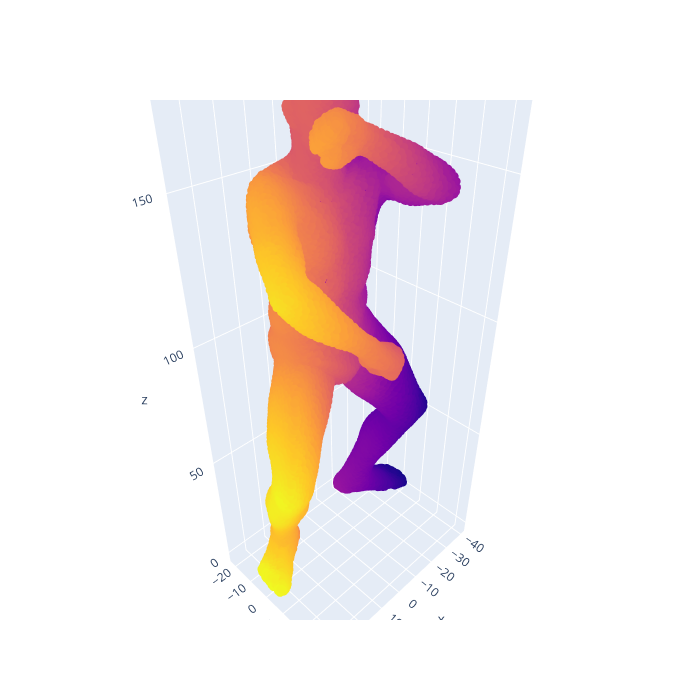

Source (notebook cell):
### Code cell
fig = go.Figure(data=[go.Scatter3d(
    x=shape1[:,0], y=shape1[:,1], z=shape1[:,2], 
    mode ='markers', 
    marker=dict(size = 3, color =shape1[:,0], colorscale='plasma' , opacity = 1)
)])

fig.update_layout(autosize=False, width=700, height=700)  
fig.show()

### Figure 1 — Plotly figure (JSON) as saved in the notebook; plotly's stock layout.template omitted (floating-point values rounded to 4 significant figures; data arrays with more than 128 entries replaced by an {"elided": "..."} marker saying what was removed)
{"data": [{"marker": {"color": {"elided": "12500 float values"}, "colorscale": [[0, "#0d0887"], [0.1111, "#46039f"], [0.2222, "#7201a8"], [0.3333, "#9c179e"], [0.4444, "#bd3786"], [0.5556, "#d8576b"], [0.6667, "#ed7953"], [0.7778, "#fb9f3a"], [0.8889, "#fdca26"], [1, "#f0f921"]], "opacity": 1, "size": 3}, "mode": "markers", "type": "scatter3d", "x": {"elided": "12500 float values"}, "y": {"elided": "12500 float values"}, "z": {"elided": "12500 float values"}}], "layout": {"autosize": false, "height": 700, "width": 700}}
